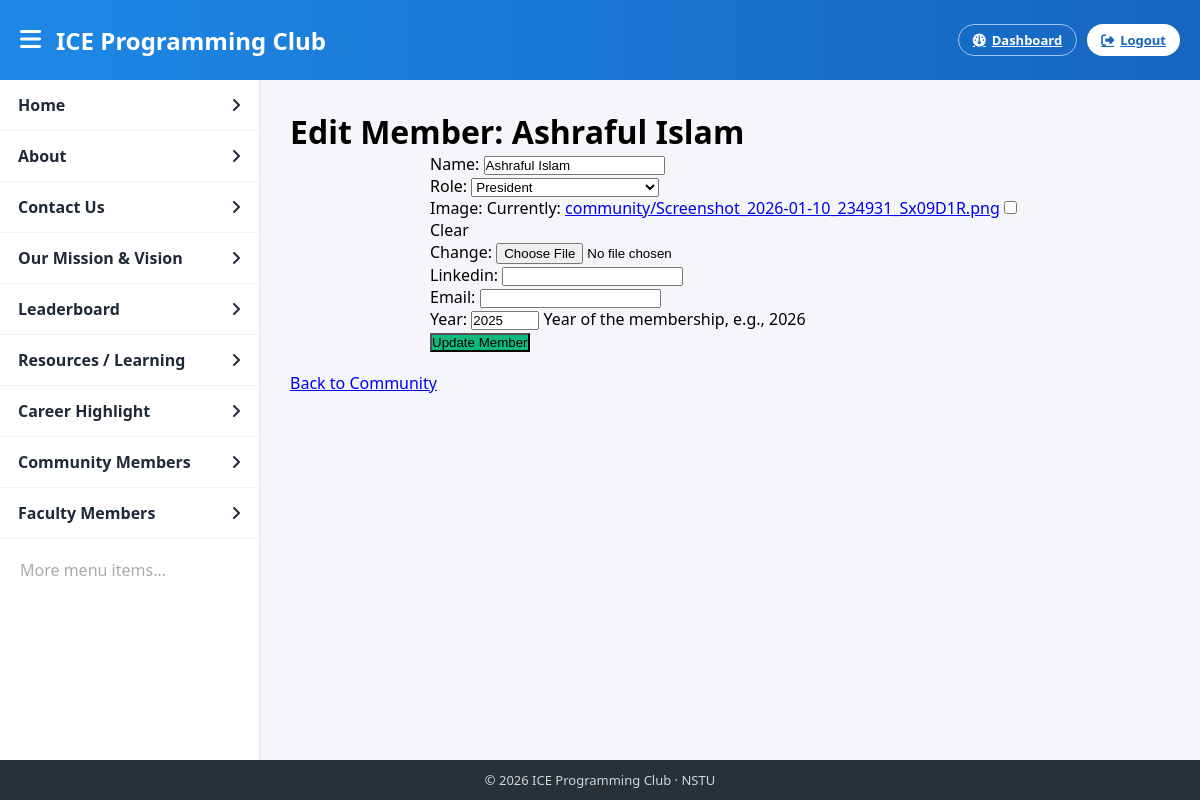
Page /member/17/edit/ (signed in) on the committed database.
### Core/models.py (models this page shows, shortened)
class CommunityMember(models.Model):
    name = models.CharField(max_length=100)
    role = models.ForeignKey(Role, on_delete=models.CASCADE, related_name="members")
    bio = models.TextField(blank=True)
    image = models.ImageField(upload_to='community/', blank=True, null=True)
    linkedin = models.URLField(blank=True)
    email = models.EmailField(blank=True)
    year = models.PositiveIntegerField(help_text="Year of the membership, e.g., 2026")

class Role(models.Model):
    name = models.CharField(max_length=50, unique=True)
    color_class = models.CharField(max_length=30, blank=True)
    order = models.PositiveIntegerField(default=0)
    class Meta:
        ordering = ['order']
    def __str__(self):
        return self.name

### Core/views.py (the view)
# urls.py: path('member/<int:member_id>/edit/', views.edit_member, name='edit_member'),
def edit_member(request, member_id):
    if not request.user.is_staff:
        return redirect('community')
    member = get_object_or_404(CommunityMember, id=member_id)
    if request.method == "POST":
        form = CommunityMemberForm(request.POST, request.FILES, instance=member)
        if form.is_valid():
            form.save()
            return redirect('admin_community')
    else:
        form = CommunityMemberForm(instance=member)
    return render(request, 'public/edit_member.html', {'form': form, 'member': member})

### Core/forms.py
class CommunityMemberForm(forms.ModelForm):
    class Meta:
        model = CommunityMember
        fields =['name','role','image','linkedin','email','year']
        widgets={
            'bio':forms.Textarea(attrs ={'rows':3}),
            'year':forms.NumberInput(attrs={'min':2000,'max':2100}),
        }

### templates/public/edit_member.html (shortened to what this page needs)
{% extends "navbar.html" %}
{% block content %}
<div class="container">
    <h1 class="page-title">Edit Member: {{ member.name }}</h1>
    <form method="post" enctype="multipart/form-data" style="max-width:600px; margin:auto;">
        {{ form.as_p }}
        <button type="submit" class="connect-btn" style="background:#10b981;">Update Member</button>
    </form>
    <div style="margin-top:20px;">
        <a href="{% url 'admin_community' %}" class="connect-btn">Back to Community</a>
    </div>
</div>
{% endblock %}

### templates/includes/navbar_head.html (style rules this page uses)
:root { --blue1:#1e88e5; --blue2:#1565c0; --bg:#f4f6f9; --border:#e5e7eb; --text:#1f2937; }
* { box-sizing:border-box; margin:0; padding:0; }
body { font-family:'Segoe UI',sans-serif; background:var(--bg); overflow:hidden; }

### rows in the picture
CommunityMember: name "Ashraful Islam", role "President", year "2025"
